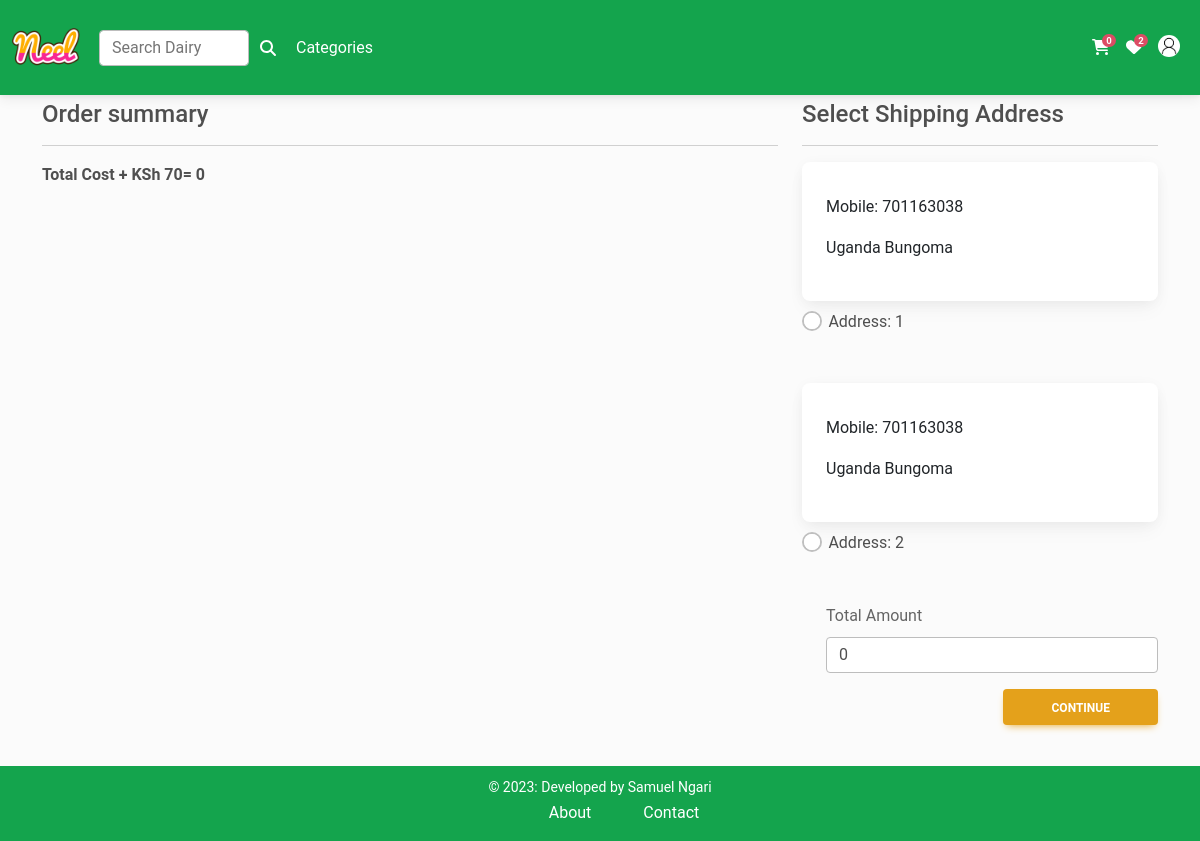
/checkout/ (signed in), run on the app's committed database.
### myshop/models.py (models this page shows, shortened)
class Customer(models.Model):
    user=models.ForeignKey(User, on_delete=models.CASCADE)
    name=models.CharField(max_length=100)
    locality=models.CharField(max_length=50)
    city=models.CharField(max_length=50)
    mobile=models.IntegerField(default=0)
    county=models.CharField(choices=COUNTY_CHOICES, max_length=20)

### myshop/views.py (the view)
# urls.py: path('checkout/',views.Checkout.as_view(), name="checkout"),
class Checkout(View):
    def get(self,request):
        user=request.user
        add=Customer.objects.filter(user=user)
        cart_items=Cart.objects.filter(user=user)
        totalamount=0
        for p in cart_items:
            totalamount+=p.quantity*p.product.discounted_price
        return render(request, "myshop/checkout.html", locals())

### myshop/context_processors.py (called while the page is built)
def total_quantity_count(request):
    if(request.user.is_authenticated):
        cart_count=Cart.objects.filter(user=request.user).aggregate(total_quantity=Sum('quantity'))
        iswishlist=Wishlist.objects.filter(user=request.user).count()
        return {'cart_count':cart_count, 'iswishlist':iswishlist,}
    else:
         return {}

### myshop/templates/myshop/checkout.html (shortened to what this page needs)
{% extends 'myshop/base.html' %}
{% load static %}
{% block main-content %}
<div class="container productitem">
    <div class="mt-5">
        <div class="row" style="max-height: calc(100vh - 200px); overflow-y: auto" >
            <div class="col-sm-8">
                <h4>Order summary</h4>
                <hr>
                <p class="fw-bold">Total Cost + KSh 70= {{totalamount}}</p>
            </div>
            <div class="col-sm-4">
                <h4>Select Shipping Address</h4>
                <hr>
                <form method="post" id="myform">
                    {% for ad in add %}
                    <div class="card">
                        <div class="card-body">
                            <p>Mobile: {{ad.mobile}}</p>
                            <p>{{ad.locality}} {{ad.county}}</p>
                        </div>
                    </div>
                    <div class="form-check mt-2 mb-5">
                        <input class="form-check-input" type="radio" name="custid" id="custadd{{forloop.counter}}"
                            value="{{ad.id}}">
                        <label class="form-check-label" for="custadd{{forloop.counter}}">
                            Address: {{forloop.counter}}
                        </label>
                    </div>
                    {% endfor %}
                    <div class="form-check mb-3">
                        <label for="totalamount" class="form-label">Total Amount</label>
                        <input type="number" class="form-control" name="totalamount" value="{{totalamount}}" readonly>
                        <div class="text-end">
                            <button type="submit" class="btn btn-warning mt-3 px-5 fw-bold">Continue</button>
                        </div>
                    </div>
                </form>
            </div>
        </div>
    </div>
</div>
{% endblock main-content %}

### myshop/static/myshop/css/style.css (style rules this page uses)
body { background-color: #fbfbfb; }
#carouselExampleAutoplaying, .productitem { margin-top: 100px; padding-bottom: 15px; margin-bottom: 60px; }

### data on the page
Customer: mobile "701163038", locality "Uganda", county "Bungoma"
Customer: mobile "701163038", locality "Uganda", county "Bungoma"

### other printed values
{{ iswishlist }} "2"
{{ totalamount }} "0"
